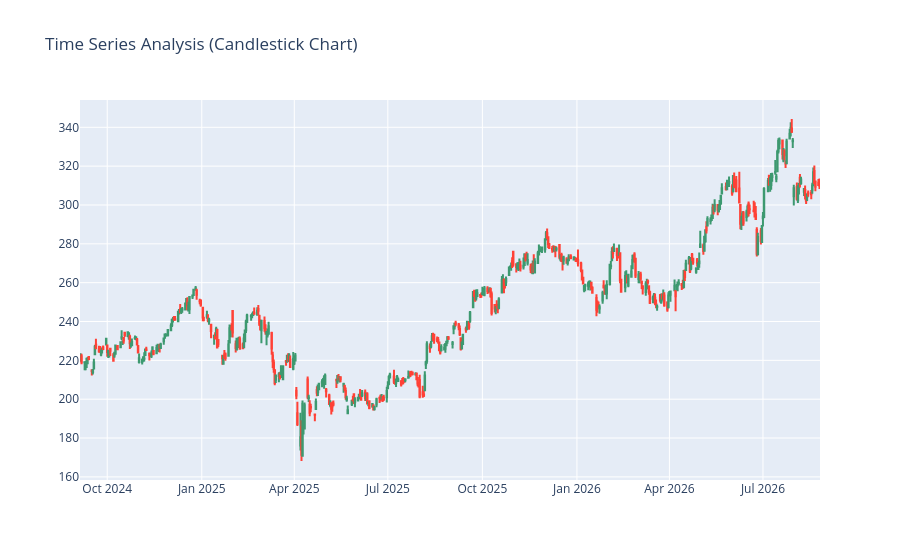

Notebook code cell kept with this figure:
### Code cell
import plotly.graph_objects as go
figure = go.Figure(data=[go.Candlestick(x = data.index,open = df["Open"], high = df["High"],low = df["Low"], close = df["Close"])])
figure.update_layout(title = "Time Series Analysis (Candlestick Chart)", xaxis_rangeslider_visible = False)
figure.show()

### Figure 1 — Plotly figure (JSON) as saved in the notebook; plotly's stock layout.template omitted (floating-point values rounded to 4 significant figures; data arrays with more than 128 entries replaced by an {"elided": "..."} marker saying what was removed)
{"data": [{"close": {"elided": "494 float values"}, "high": {"elided": "494 float values"}, "low": {"elided": "494 float values"}, "open": {"elided": "494 float values"}, "type": "candlestick", "x": {"elided": "494 str values"}}], "layout": {"title": {"text": "Time Series Analysis (Candlestick Chart)"}, "xaxis": {"rangeslider": {"visible": false}}}}
